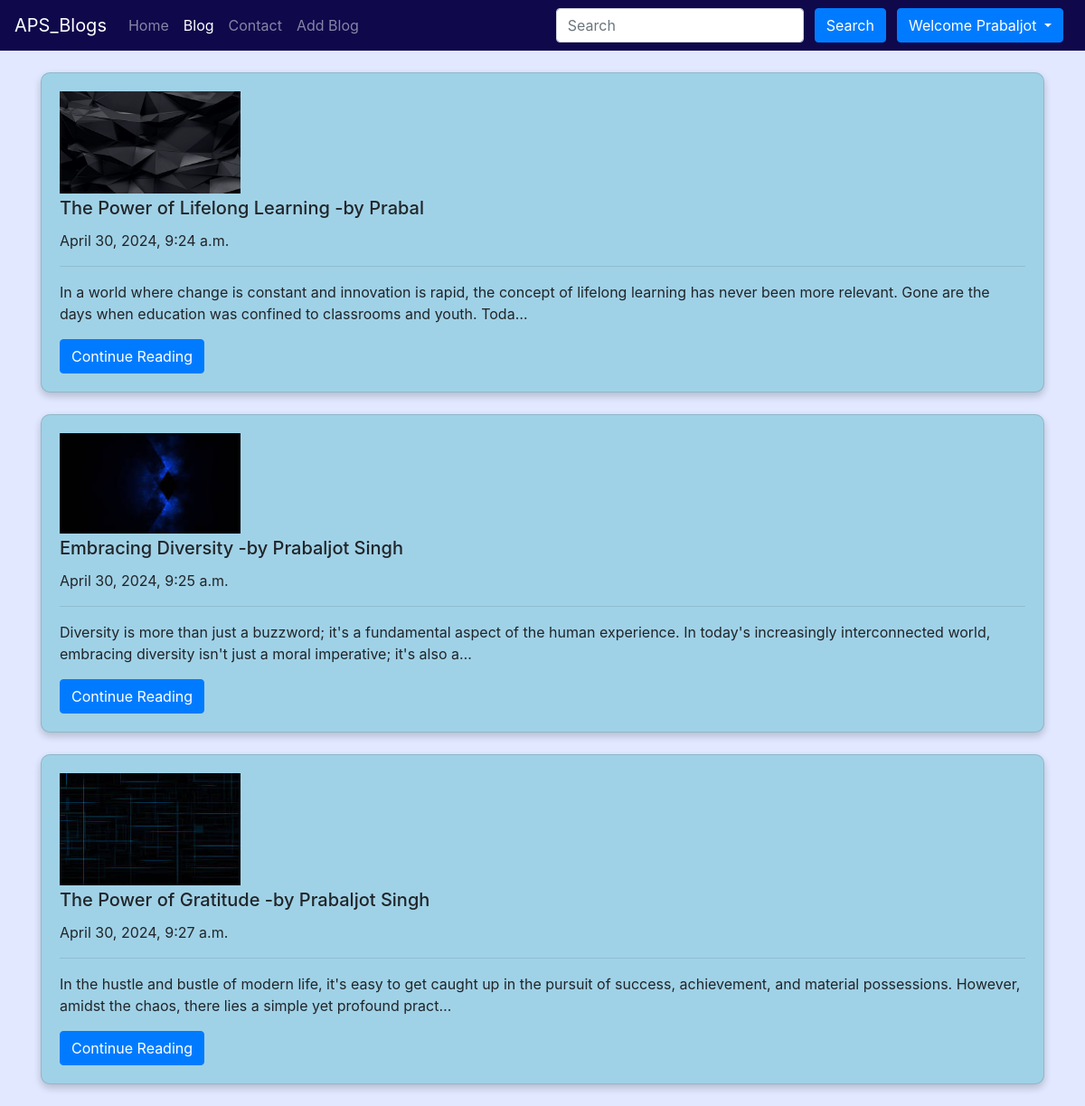
Screenshot of /blog/ (signed in) with the database file from the repository.
### Blog/models.py (models this page shows, shortened)
class Post(models.Model):
    sno = models.AutoField(primary_key=True)
    title = models.CharField(max_length=100)
    text = models.TextField()
    author = models.CharField(max_length=30)
    slug = AutoSlugField(populate_from='title')
    timeStamp = models.DateTimeField(default=datetime.now, blank=True)
    thumbnail = models.ImageField(upload_to='blog/thumbnail', default="blog/thumbnail/wallpaper.jpg")

### Blog/views.py (the view)
# urls.py: path('',views.blogHome,name="blogHome"),
def blogHome(request):
    allPosts = Post.objects.all()
    context = {
        'allPosts': allPosts
    }
    return render(request, 'blog/home.html', context=context)

### templates/blog/home.html (shortened to what this page needs)
{% extends 'base.html' %}
{% block activeBlog %}active{% endblock activeBlog %}
{% block body %}
<div class="container my-4">
    {% for post in allPosts  %}
    <div class="card my-4">
        <div class="card-body">
            <img width="200vw" src="media/{{post.thumbnail}}" class="img-fluid mb-1">
            <h5 class="card-title">{{post.title}}     -by {{post.author}}</h5>
            <p class="card-text">{{ post.timeStamp }}</p>
            <hr class="solid">
            <p class="card-text">{{post.text | truncatechars:200}}</p>
            <a href="/blog/{{post.slug}}" class="btn btn-primary">Continue Reading</a>
        </div>
    </div>
    {% endfor %}
</div>
{% endblock body %}

### templates/base.html (shortened to what this page needs)
<!doctype html>
<html lang="en">
<head>
    <link rel="stylesheet" href="https://stackpath.bootstrapcdn.com/bootstrap/4.3.1/css/bootstrap.min.css">
</head>
<body>
    <nav class="navbar navbar-expand-lg navbar-dark" style="background: #0F084B;">
        <a class="navbar-brand" href="/">APS_Blogs</a>
        <div class="collapse navbar-collapse" id="navbarSupportedContent">
            <ul class="navbar-nav mr-auto">
                <li class="nav-item {% block activeHome %}{% endblock activeHome %}">
                    <a class="nav-link" href="/">Home <span class="sr-only">(current)</span></a>
                </li>
                <li class="nav-item {% block activeBlog %}{% endblock activeBlog %}">
                    <a class="nav-link" href="/blog">Blog</a>
                </li>
                <li class="nav-item {% block activeContact %}{% endblock activeContact %}">
                    <a class="nav-link" href="/contact">Contact</a>
                </li>
                <li class="nav-item ">
                    <a class="nav-link" href="/add_blog">Add Blog</a>
                </li>
            </ul>
            <form method="get" action="/search" class="form-inline my-2 my-lg-0">
                <input name="query" id="query" class="form-control mr-sm-2" type="search" placeholder="Search"
                    aria-label="Search">
                <button class="btn btn-primary my-2 mx-1 my-sm-0" type="submit">Search</button>
                {% if user.is_authenticated %}
                <div class="btn-group">
                    <button type="button" class="btn btn-primary dropdown-toggle mx-2" data-toggle="dropdown" aria-haspopup="true" aria-expanded="false">
                      Welcome {{user.username}}
                    </button>
                  </div>
                {% endif %}
            </form>
        </div>
    </nav>
    {% block body %}{% endblock body %}
</body>
</html>

### templates/blog/home.html (style rules this page uses)
body { background: #e1e8ff; }
.card { box-shadow: 0 4px 8px 0 rgba(0, 0, 0, 0.2); border-radius: 10px; background: #A0D2E7; }

### rows the page displays
Post: thumbnail (picture), title "The Power of Lifelong Learning", author "Prabal", timeStamp "April 30, 2024, 9:24 a.m.", text "In a world where change is constant and innovation is rapid, the concept of lifelong learning has never been more relevant. Gone are the days when education was confined to classrooms and youth. Toda…"
Post: thumbnail (picture), title "Embracing Diversity", author "Prabaljot Singh", timeStamp "April 30, 2024, 9:25 a.m.", text "Diversity is more than just a buzzword; it's a fundamental aspect of the human experience. In today's increasingly interconnected world, embracing diversity isn't just a moral imperative; it's also a…"
Post: thumbnail (picture), title "The Power of Gratitude", author "Prabaljot Singh", timeStamp "April 30, 2024, 9:27 a.m.", text "In the hustle and bustle of modern life, it's easy to get caught up in the pursuit of success, achievement, and material possessions. However, amidst the chaos, there lies a simple yet profound pract…"

### other values shown
{{ user.username }} "Prabaljot"
